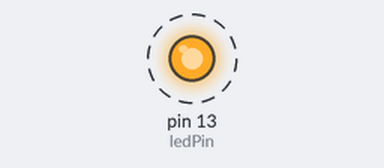
Simulated run of this sketch. Board: Arduino Uno, built with avr-gcc and run on an emulated ATmega328P. On the bench: output pins drawn as LEDs (lit = HIGH). Dashed ring = blinking. What the sketch prints to the serial monitor is not drawn.

Above: at 1.18 s.
Timing chart, 0 to 4.1 s (numbered marks = the images above):
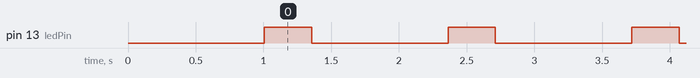

The sketch:

dh11.ino
```cpp
#include <dht.h>
#include "LowPower.h"


//https://github.com/petervojtek/diy/wiki/Arduino-with-Very-Low-Power-Consumption
#define dht_dpin A2 //no ; here. Set equal to channel sensor is on

dht DHT;
const int ledPin =  13;      // the number of the LED pin


// http://code.google.com/p/tinkerit/wiki/SecretVoltmeter
long vccVoltage() {
  long result;
  // Read 1.1V reference against AVcc
  ADMUX = _BV(REFS0) | _BV(MUX3) | _BV(MUX2) | _BV(MUX1);
  delay(2); // Wait for Vref to settle
  ADCSRA |= _BV(ADSC); // Convert
  while (bit_is_set(ADCSRA,ADSC));
  result = ADCL;
  result |= ADCH<<8;
  result = 1126400L / result; // Back-calculate AVcc in mV
  return result;
}

long internalTemp() {
//  https://code.google.com/p/tinkerit/wiki/SecretThermometer
  long result;
  // Read temperature sensor against 1.1V reference
  ADMUX = _BV(REFS1) | _BV(REFS0) | _BV(MUX3);
  delay(2); // Wait for Vref to settle
  ADCSRA |= _BV(ADSC); // Convert
  while (bit_is_set(ADCSRA,ADSC));
  result = ADCL;
  result |= ADCH<<8;
  result = (result - 125) * 1075;
  return result;
}


//https://github.com/rocketscream/Low-Power
void sleepTenMinutes()
{
  for (int i = 0; i < 75; i++) {
     LowPower.powerDown(SLEEP_8S, ADC_OFF, BOD_OFF);
  }
}


void setup(){
   pinMode(ledPin, OUTPUT);

  Serial.begin(57600);
  delay(300);//Let system settle
  Serial.println("Humidity and temperature\n\n");
  delay(700);//Wait rest of 1000ms recommended delay before
  //accessing sensor
}//end "setup()"

void loop(){
  //This is the "heart" of the program.
 // DHT.read11(dht_dpin);
    Serial.print("Battery:");
    Serial.print( vccVoltage(), DEC );
    Serial.print("V  temp:");
    Serial.print(internalTemp(),DEC);
    Serial.print("C ");
    Serial.print("Current humidity = ");
    Serial.print(DHT.humidity);
    Serial.print("%  ");
    Serial.print("temperature = ");
    Serial.print(DHT.temperature);
    Serial.println("C  ");
     digitalWrite(ledPin, HIGH);   // turn the LED on (HIGH is the voltage level)
  delay(100);              // wait for a second
  LowPower.powerDown(SLEEP_250MS,ADC_OFF,BOD_OFF);
  digitalWrite(ledPin, LOW);    // turn the LED off by making the voltage LOW

 LowPower.idle(SLEEP_1S, ADC_OFF, TIMER2_OFF, TIMER1_OFF, TIMER0_OFF,
                SPI_OFF, USART0_OFF, TWI_OFF);

  //should be once per two seconds, fastest,
  //but seems to work after 0.8 second.
}// end loop()
```

Measured:
- by itself, pin 13 (ledPin): alternates HIGH for 0.35 s and LOW for 1.0 s
